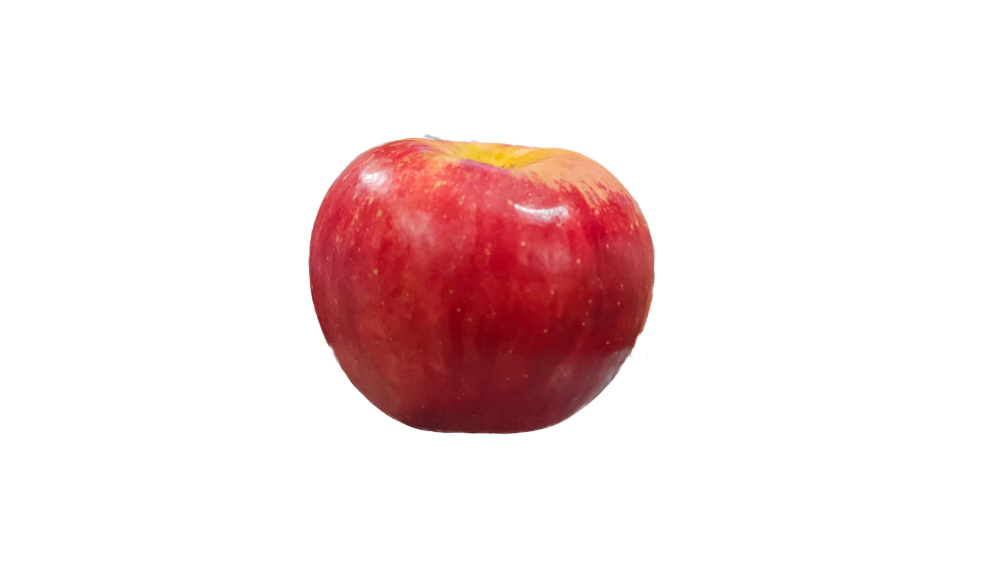
#> input picture test_image/test1.jpg, 4000 x 2250 px, found by its file name (shown at 1/4 size)
$ jupyter execute --allow-errors Project_Application.ipynb   (shell and % lines are left out)
#> lines starting #> are read from the running program, lines starting #| are printed output that depends on the picture; after the words box and inside, x2 and y2 are one past the last pixel; in counts of white or black regions, pixels touching at a corner belong together
#> further down, img is the input picture: shape (2250, 4000, 3); mean B, G, R 225.7, 225.3, 242.9
กลุ่ม Fruit Recognition จัดทำโดย
1.   ณัทธร เชิงเชาว์ 6209610416
2.   ณัฐนนท์ ราษฎร์บริรักษ์ 6209680799
3.   สิรวิชญ์ คล้ายรัศมี 6209680831

[cell 1]
import numpy as np
import pandas as pd
import matplotlib.pyplot as plt
import seaborn as sns

[cell 2]
import cv2
from google.colab.patches import cv2_imshow

โหลดตัวโมเดลหลังจาก train กับชุดข้อมูลไว้แล้ว

[cell 3]
import pickle

FILE_PATH = '/content/drive/MyDrive/fruits_dataset/rgb_dataset/my_model.pkl'
#> (the rest of this cell did not finish here and is left out)

ทำการครอบรูปเพื่อที่จะครอบรูปเฉพาะรูปผลไม้ที่ต้องการที่ใช้ และจะไม่เลือกรูปที่ตรวจจับผิดพลาด

[cell 4]
def crop_image(img):
  result = img.copy()
  img = cv2.cvtColor(img, cv2.COLOR_BGR2RGB)
  gray = cv2.cvtColor(img, cv2.COLOR_RGB2GRAY)

  _, binary = cv2.threshold(gray, 225, 255, cv2.THRESH_BINARY_INV)
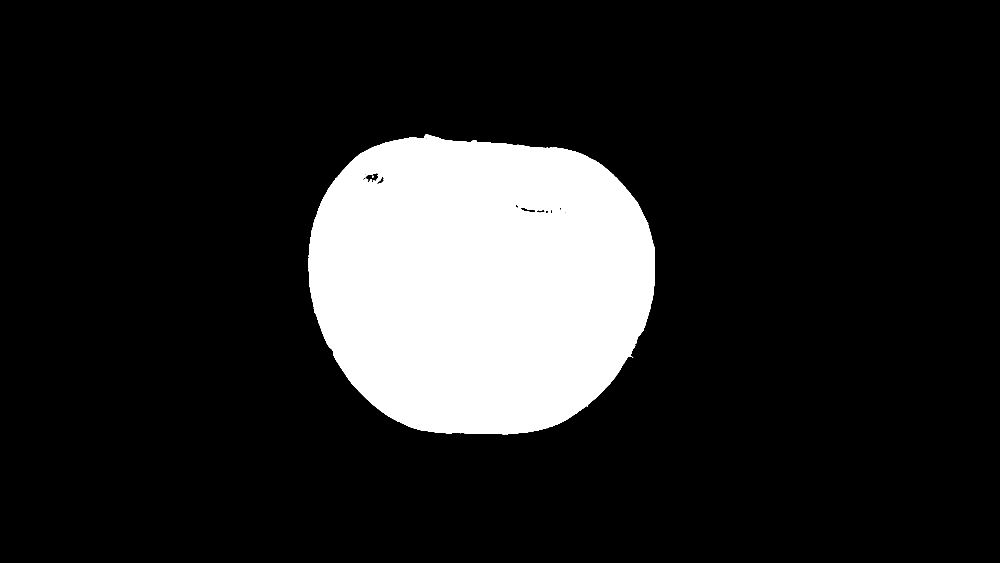
#> binary: shape (2250, 4000) (shown at 1/4 size); 14.9% white; 2 white regions
  contours, hierarchy = cv2.findContours(binary, cv2.RETR_TREE, cv2.CHAIN_APPROX_SIMPLE)
#> contours = 19 contours, 8 with area under 20; largest, box (x1, y1, x2, y2) and area: (1233, 537, 2620, 1737) 1346194, (1451, 691, 1513, 730) 1366, (2081, 828, 2144, 852) 690, (2145, 838, 2193, 857) 450, (1507, 704, 1537, 740) 430

  arr = []
  res = []
  for c in contours:
    x,y,w,h = cv2.boundingRect(c)
    res.append(x+y+w+h)
    arr.append([x,y,w,h])
#> this loop made 19 passes
#> (x, y, w, h) on passes 1, 2, 4, 6, 7, 8, 9, 11, 12, 13, 15, 16: (1233, 537, 1387, 1200), (2259, 844, 9, 13), (2201, 839, 11, 16), (2145, 838, 48, 19), (2237, 829, 10, 13), (2081, 828, 63, 24), (2059, 819, 17, 14), (1462, 722, 8, 7), (1516, 715, 4, 6), (1507, 704, 30, 36), (1458, 694, 11, 8), (1451, 691, 62, 39)
#> (c, x, y, w, h) on passes 3, 5, 10, 14, 19: ([[2179, 844], [2180, 843], [2181, 844], [2180, 845]], 2179, 843, 3, 3), ([[2208, 839], [2209, 838], [2210, 839], [2209, 840]], 2208, 838, 3, 3), ([[1514, 736], [1515, 735], [1516, 736], [1515, 737]], 1514, 735, 3, 3), ([[1451, 697], [1452, 696], [1453, 697], [1452, 698]], 1451, 696, 3, 3), ([[1711, 553], [1712, 552], [1713, 553], [1712, 554]], 1711, 552, 3, 3)
#> after the loop, arr = 19 items, first 6: [1233, 537, 1387, 1200], [2259, 844, 9, 13], [2179, 843, 3, 3], [2201, 839, 11, 16], [2208, 838, 3, 3], [2145, 838, 48, 19]; res = [4357, 3125, 3028, 3067, 3052, 3050, 3089, 2996, 2909, 2255, 2199, 2241, 2277, 2153, 2171, 2243, 2206, 2286, 2269]

  for i in range(len(contours)):
    if sum(arr[i]) == max(res):
      x,y,w,h = arr[i]
#> this loop made 19 passes

  cv2.rectangle(img, (x, y), (x + w, y + h), (36,255,12), 3)
  img_result = result[y:y+h, x:x+w]
  return img_result

สร้าง dictionary ของชื่อผลไม้ต่างๆ

[cell 5]
fruit_dict = {0: 'Apple Braeburn', 1: 'Apple Crimson Snow', 2: 'Apple Golden 1', 3: 'Apple Golden 2', 4: 'Apple Golden 3',
              5: 'Apple Granny Smith', 6: 'Apple Pink Lady', 7: 'Apple Red 1', 8: 'Apple Red 2', 9: 'Apple Red 3',
              10: 'Apple Red Delicious', 11: 'Apple Red Yellow 1', 12: 'Apple Red Yellow 2', 13: 'Apricot', 14: 'Avocado',
              15: 'Banana', 16: 'Banana Lady Finger', 17: 'Blueberry', 18: 'Cantaloupe 1', 19: 'Cantaloupe 2',
              20: 'Carambula', 21: 'Cherry 1', 22: 'Cherry 2', 23: 'Cherry Rainier', 24: 'Cherry Wax Black',
              25: 'Cherry Wax Red', 26: 'Cherry Wax Yellow', 27: 'Clementine', 28: 'Dates', 29: 'Ginger Root',
              30: 'Grape Blue', 31: 'Grape Pink', 32: 'Grape White', 33: 'Grape White 2', 34: 'Grape White 3',
              35: 'Grape White 4', 36: 'Guava', 37: 'Kiwi', 38: 'Lemon', 39: 'Lemon Meyer',
              40: 'Limes', 41: 'Lychee', 42: 'Mandarine', 43: 'Mango', 44: 'Mango Red',
              45: 'Mangostan', 46: 'Mulberry', 47: 'Orange', 48: 'Papaya', 49: 'Passion Fruit',
              50: 'Peach', 51: 'Peach 2', 52: 'Peach Flat', 53: 'Pear', 54: 'Pear 2',
              55: 'Pear Kaiser', 56: 'Pear Monster', 57: 'Pear Red', 58: 'Pear Stone', 59: 'Pear Williams',
              60: 'Pineapple', 61: 'Pineapple Mini', 62: 'Plum', 63: 'Plum 2', 64: 'Pomegranate',
              65: 'Raspberry', 66: 'Salak', 67: 'Strawberry', 68: 'Strawberry Wedge', 69: 'Watermelon'}

จากนั้นนำมาแยกสีของรูปภาพออกมาเป็นสีแดง, สีเขียว, สีน้ำเงินตามลำดับ แล้วใช้หลักสถิติต่างๆมาคำนวนค่าสีทั้ง 3 สี จากนั้น Scaling โดยใช้ Standard Scaler สุดท้ายนำมาทำนายผลลัพธ์

[cell 6]
def image_predict(image):
  from scipy.stats import sem
  from sklearn.preprocessing import StandardScaler

  cp_img = crop_image(image)
  (R, G, B) = cv2.split(cp_img)
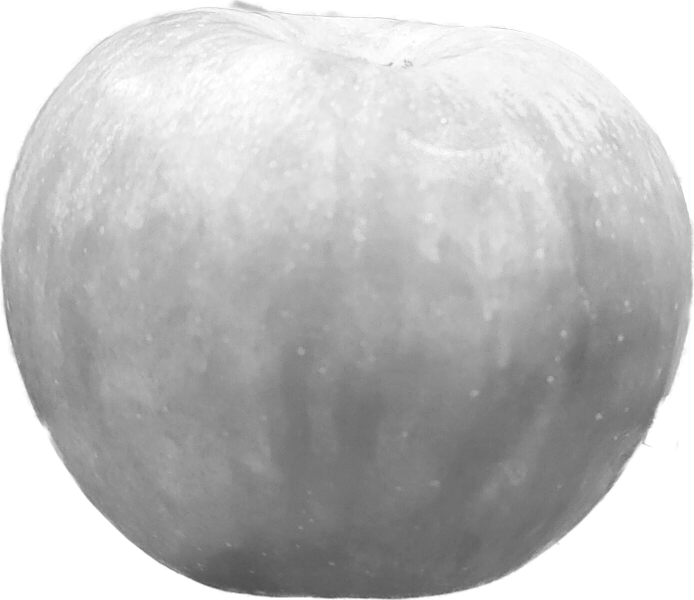
#> B: shape (1200, 1387) (shown at 1/2 size); min 71, max 255, mean 189.6
  X = np.array([np.mean(R), np.mean(G), np.mean(B),
              np.std(R), np.std(G), np.std(B),
              np.median(R), np.median(G), np.median(B),
              sem(R, axis=None, ddof=0), sem(G, axis=None, ddof=0), sem(B, axis=None, ddof=0),
              np.percentile(R, 25), np.percentile(G, 25), np.percentile(B, 25),
              np.percentile(R, 50), np.percentile(G, 50), np.percentile(B, 50),
              np.percentile(R, 75), np.percentile(G, 75), np.percentile(B, 75)])
#> X = 21 values, max 240 at index 20, min 0.0395 at index 11, mean 91.74

  scaler = StandardScaler()
  X_scaled = scaler.fit_transform(X.reshape(1, -1))

  y_pred = model.predict(X_scaled)
  img_result = fruit_dict[y_pred[0]]

  return img_result

แสดงผลลัพธ์หลังจากทำนายกับโมเดล

[cell 7]
IMG_PATH = '/content/drive/MyDrive/fruits_dataset/test_image/test1.jpg'
img = cv2.imread(IMG_PATH, cv2.COLOR_BGR2RGB)
#> (the rest of this cell did not finish here and is left out)

[cell 8]
IMG_PATH = '/content/drive/MyDrive/fruits_dataset/test_image/test2.jpg'
img2 = cv2.imread(IMG_PATH, cv2.COLOR_BGR2RGB)
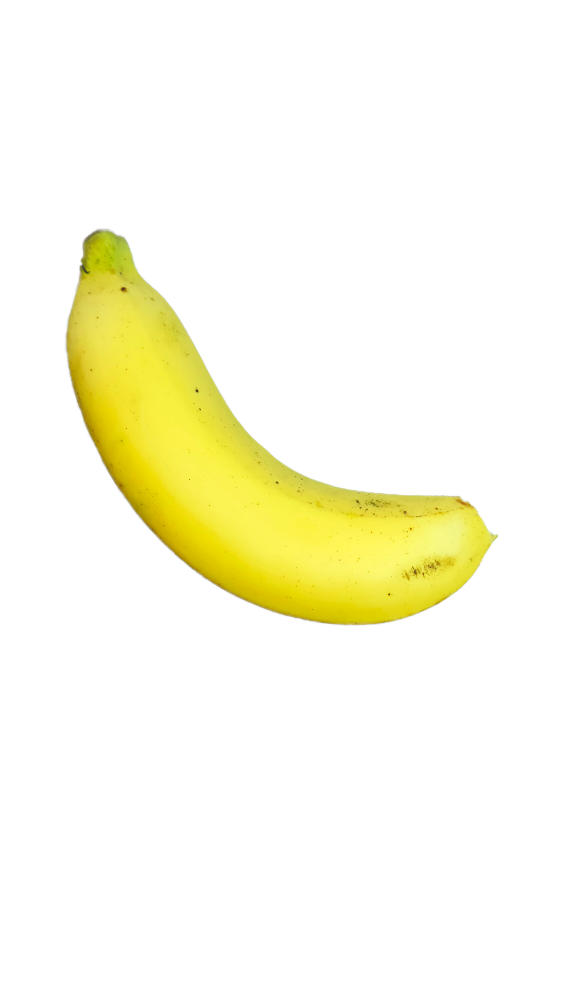
#> input picture test_image/test2.jpg, 2250 x 4000 px, found by its file name (shown at 1/4 size)
#> img2 is the input picture: shape (4000, 2250, 3); mean B, G, R 230.7, 250.7, 252
#> (the rest of this cell did not finish here and is left out)

#> in crop_image (call 2), `_, binary = cv2.threshold(gray, 225, 255, cv2.THRESH_BINARY_INV)`:
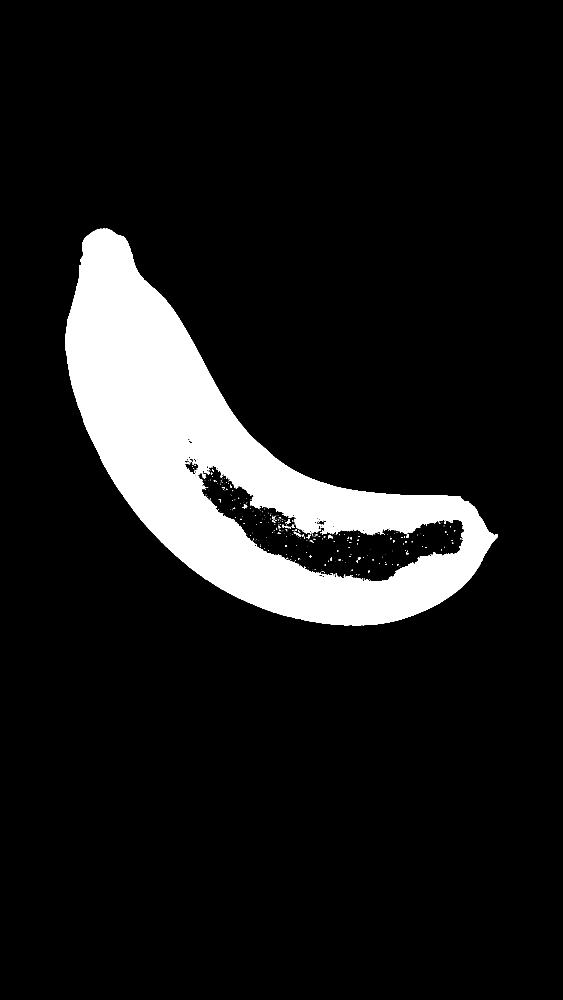
#> binary: shape (4000, 2250) (shown at 1/4 size); 10.4% white; 608 white regions (557 under 20 px)
#> in crop_image (call 2), `contours, hierarchy = cv2.findContours(binary, cv2.RETR_TREE, cv2.CHAI..`: contours = 1389 contours, 1311 with area under 20; largest, box (x1, y1, x2, y2) and area: (262, 914, 1992, 2502) 1101334, (788, 1859, 1859, 2327) 171743, (738, 1823, 800, 1906) 2422, (1253, 2075, 1308, 2103) 852, (751, 1755, 771, 1773) 177
#> the loop in crop_image (call 2), `for c in contours:` made 1389 passes
#> (x, y, w, h) on passes 1, 3, 4: (262, 914, 1730, 1588), (1435, 2320, 4, 4), (1551, 2319, 3, 4)
#> after the loop in crop_image (call 2), `for c in contours:`: arr = 1389 items, first 6: [262, 914, 1730, 1588], [1673, 2324, 3, 3], [1435, 2320, 4, 4], [1551, 2319, 3, 4], [1431, 2319, 3, 5], [1399, 2319, 5, 6]; res = 1389 values, max 4494 at index 0, min 1368 at index 1388, mean 3189.9
#> the loop in crop_image (call 2), `for i in range(len(contours)):` made 1389 passes
#> in image_predict (call 2), `(R, G, B) = cv2.split(cp_img)`:
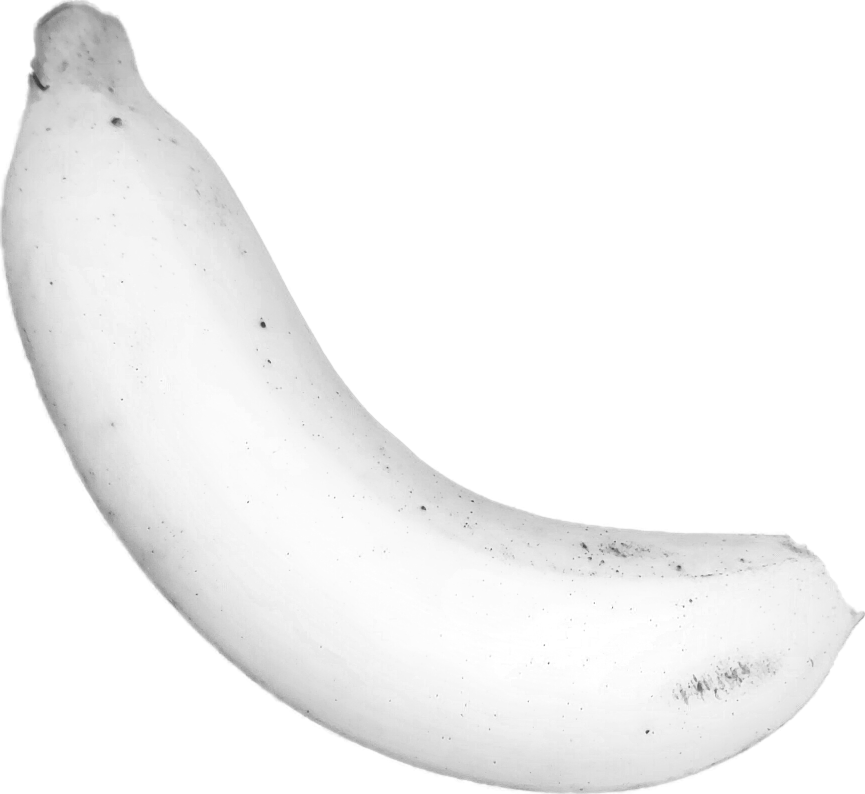
#> B: shape (1588, 1730) (shown at 1/2 size); min 45, max 255, mean 245.1
#> in image_predict (call 2), `X = np.array([np.mean(R), np.mean(G), np.mean(B), np.std(R), np.std(G)..`: X = 21 values, max 255 at index 6, min 0.0108 at index 11, mean 173.4
plt.imshow(img2[:,:,::-1])
plt.show()

[cell 9]
IMG_PATH = '/content/drive/MyDrive/fruits_dataset/test_image/test3.jpg'
img3 = cv2.imread(IMG_PATH, cv2.COLOR_BGR2RGB)
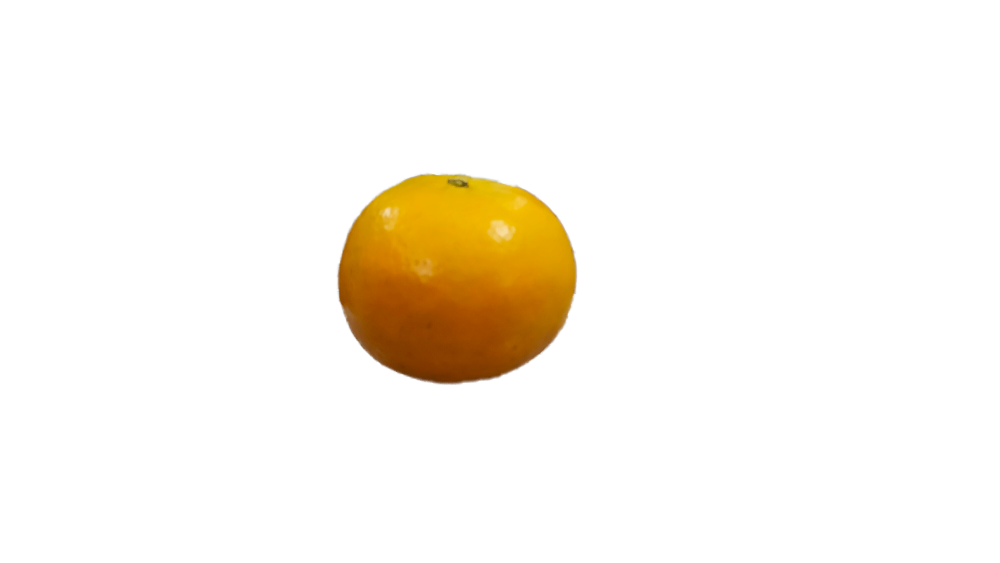
#> input picture test_image/test3.jpg, 4000 x 2250 px, found by its file name (shown at 1/4 size)
#> img3 is the input picture: shape (2250, 4000, 3); mean B, G, R 237.2, 245.5, 250.3
#> (the rest of this cell did not finish here and is left out)

#> in crop_image (call 3), `_, binary = cv2.threshold(gray, 225, 255, cv2.THRESH_BINARY_INV)`: binary: shape (2250, 4000); 7.2% white; 1 white region
#> in crop_image (call 3), `contours, hierarchy = cv2.findContours(binary, cv2.RETR_TREE, cv2.CHAI..`: contours = 1 contour; box (x1, y1, x2, y2) and area: (1348, 694, 2308, 1540) 644376
#> in image_predict (call 3), `(R, G, B) = cv2.split(cp_img)`:
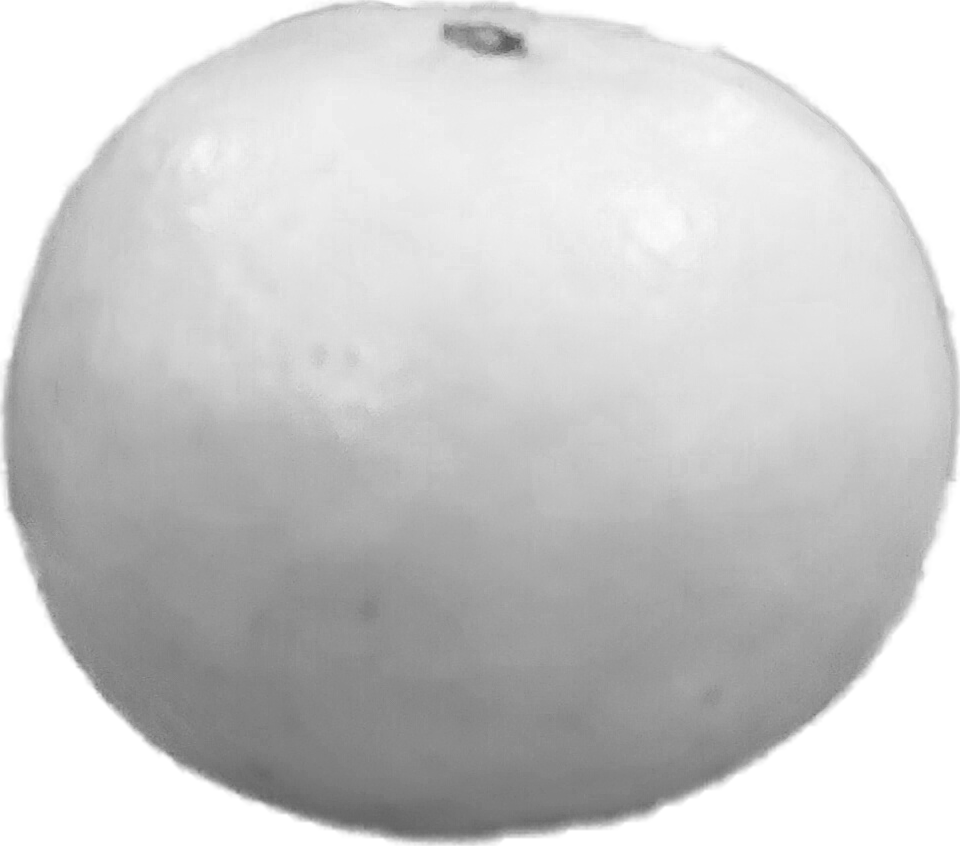
#> B: shape (846, 960); min 83, max 255, mean 203.3
#> in image_predict (call 3), `X = np.array([np.mean(R), np.mean(G), np.mean(B), np.std(R), np.std(G)..`: X = 21 values, max 237 at index 20, min 0 at index 6, mean 98.28
plt.imshow(img3[:,:,::-1])
plt.show()
